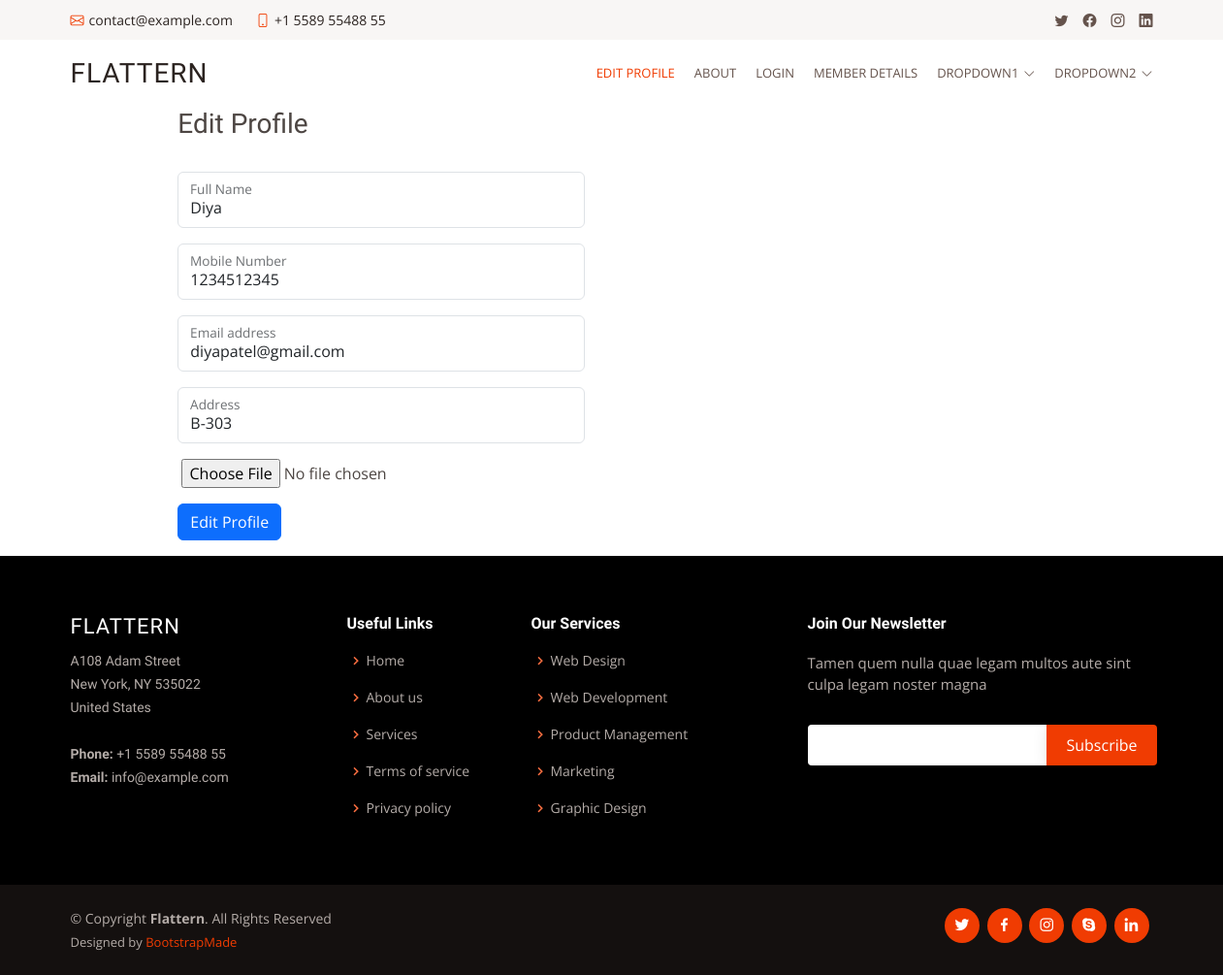
Page /hos/edit_profile/ (signed in) on the committed database.
### housing_socity/models.py (models this page shows, shortened)
class housing_socity(models.Model):
    name=models.CharField(max_length=30)
    email= models.EmailField(unique=True)
    Mobile=models.CharField(max_length=10)
    Address=models.TextField()
    Password=models.CharField(max_length=30)
    sec_from=models.DateField(auto_now_add=True)
    profile_pic=models.FileField(upload_to='profile',default='avatar.jpg')

### housing_socity/views.py (the view, shortened to what this page needs)
# urls.py: path('edit_profile/',views.edit_profile,name='edit_profile'),
def edit_profile(request):
    try:
        user=housing_socity.objects.get(email=request.session['email'])
        return render(request,'edit_profile.html',{'user':user})
    except:
        return render(request,'login.html')

### housing_socity/templates/edit_profile.html (shortened to what this page needs)
{% extends 'header.html' %}
{% load static %}
{% block page %}
Edit Profile
{% endblock %}
{% block content %}
<div class="container-fluid form-container">
    <div class="container login-container">
        <div class="row">
            <div class="col-md-7 form-part">
              <div class="row">
                <div class="col-lg-8 col-md-11  formcol mx-auto">
                     <h3>Edit Profile</h3>
                  <form role="form" action="{% url 'edit_profile' %}" method="POST" enctype="multipart/form-data">
                     <div class="form-floating mb-3">
                      <input type="text" class="form-control" id="floatingInput" placeholder="Enter Full Name" name="name" value="{{user.name}}">
                      <label for="floatingInput">Full Name</label>
                     </div>
                    <div class="form-floating mb-3">
                      <input type="tel" class="form-control" id="floatingInput" placeholder="Enter Mobile Number"name="Mobile" value="{{user.Mobile}}">
                      <label for="floatingInput">Mobile Number</label>
                    </div>
                     <div class="form-floating mb-3">
                      <input type="text" class="form-control" id="floatingInput"readonly placeholder="Enter Email Address" name="email" value="{{user.email}}">
                      <label for="floatingInput">Email address</label>
                    </div>
                    <div class="form-floating mb-3">
                      <input type="text" class="form-control" id="floatingInput" placeholder="Enter Full Name" name="Address" value="{{user.Address}}">
                      <label for="floatingInput">Address</label>
                     </div>
                    <div class="form-floating">
                      <input type="file" name="pic" class="'form-control">
                    </div>
                    <div class="form-floating">
                     <button type="submit"class="btn btn-primary">Edit Profile</button>
                    </div>
                  </form>
                </div>
              </div>
            </div>
        </div>
    </div>
  </div>
{% endblock %}

### housing_socity/static/assets/css/style.css (style rules this page uses)
body { font-family: "Open Sans", sans-serif; color: #4d4643; }
h1, h2, h3, h4, h5, h6 { font-family: "Muli", sans-serif; }

### rows in the picture
housing_socity: name "Diya", Mobile "1234512345", email "diyapatel@gmail.com", Address "B-303"
